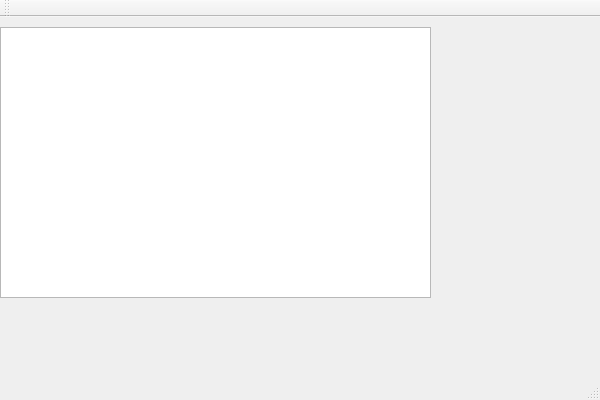
<?xml version="1.0" encoding="UTF-8"?>
<ui version="4.0">
 <class>QtWidgetsApplication1Class</class>
 <widget class="QMainWindow" name="QtWidgetsApplication1Class">
  <property name="geometry">
   <rect>
    <x>0</x>
    <y>0</y>
    <width>600</width>
    <height>400</height>
   </rect>
  </property>
  <property name="windowTitle">
   <string>QtWidgetsApplication1</string>
  </property>
  <widget class="QWidget" name="centralWidget">
   <widget class="QTextBrowser" name="textBrowser">
    <property name="geometry">
     <rect>
      <x>0</x>
      <y>10</y>
      <width>431</width>
      <height>271</height>
     </rect>
    </property>
   </widget>
  </widget>
  <widget class="QMenuBar" name="menuBar">
   <property name="geometry">
    <rect>
     <x>0</x>
     <y>0</y>
     <width>600</width>
     <height>22</height>
    </rect>
   </property>
  </widget>
  <widget class="QToolBar" name="mainToolBar">
   <attribute name="toolBarArea">
    <enum>TopToolBarArea</enum>
   </attribute>
   <attribute name="toolBarBreak">
    <bool>false</bool>
   </attribute>
  </widget>
  <widget class="QStatusBar" name="statusBar"/>
 </widget>
 <layoutdefault spacing="6" margin="11"/>
 <resources>
  <include location="QtWidgetsApplication1.qrc"/>
 </resources>
 <connections/>
</ui>
